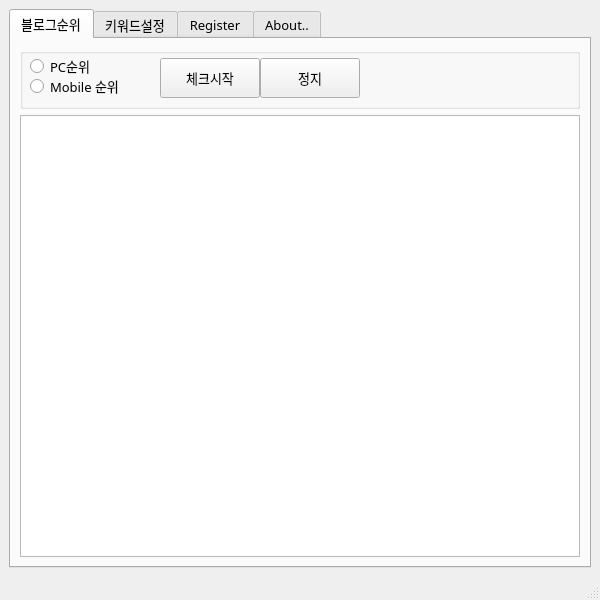
<?xml version="1.0" encoding="UTF-8"?>
<ui version="4.0">
 <class>mainWindow</class>
 <widget class="QMainWindow" name="mainWindow">
  <property name="geometry">
   <rect>
    <x>0</x>
    <y>0</y>
    <width>600</width>
    <height>600</height>
   </rect>
  </property>
  <property name="minimumSize">
   <size>
    <width>600</width>
    <height>600</height>
   </size>
  </property>
  <property name="font">
   <font>
    <family>굴림</family>
    <pointsize>10</pointsize>
   </font>
  </property>
  <property name="windowTitle">
   <string>KMD Essential</string>
  </property>
  <property name="windowIcon">
   <iconset>
    <normaloff>logo.png</normaloff>logo.png</iconset>
  </property>
  <widget class="QWidget" name="centralwidget">
   <layout class="QGridLayout" name="gridLayout_2">
    <item row="0" column="0">
     <layout class="QGridLayout" name="gridLayout">
      <item row="0" column="0">
       <widget class="QTabWidget" name="tabWidget">
        <property name="currentIndex">
         <number>0</number>
        </property>
        <widget class="QWidget" name="tab">
         <attribute name="title">
          <string>블로그순위</string>
         </attribute>
         <layout class="QGridLayout" name="gridLayout_4">
          <item row="0" column="0">
           <widget class="QGroupBox" name="groupBox">
            <property name="minimumSize">
             <size>
              <width>231</width>
              <height>61</height>
             </size>
            </property>
            <property name="title">
             <string/>
            </property>
            <widget class="QPushButton" name="Button_start">
             <property name="geometry">
              <rect>
               <x>140</x>
               <y>10</y>
               <width>100</width>
               <height>40</height>
              </rect>
             </property>
             <property name="text">
              <string>체크시작</string>
             </property>
            </widget>
            <widget class="QRadioButton" name="radioButton1">
             <property name="geometry">
              <rect>
               <x>10</x>
               <y>10</y>
               <width>120</width>
               <height>16</height>
              </rect>
             </property>
             <property name="text">
              <string>PC순위</string>
             </property>
            </widget>
            <widget class="QRadioButton" name="radioButton2">
             <property name="geometry">
              <rect>
               <x>10</x>
               <y>30</y>
               <width>120</width>
               <height>16</height>
              </rect>
             </property>
             <property name="text">
              <string>Mobile 순위</string>
             </property>
            </widget>
            <widget class="QPushButton" name="Button_stop">
             <property name="geometry">
              <rect>
               <x>240</x>
               <y>10</y>
               <width>100</width>
               <height>40</height>
              </rect>
             </property>
             <property name="text">
              <string>정지</string>
             </property>
            </widget>
           </widget>
          </item>
          <item row="1" column="0">
           <layout class="QGridLayout" name="gridLayout_3">
            <item row="0" column="0">
             <widget class="QTableWidget" name="tableWidget_result"/>
            </item>
           </layout>
          </item>
         </layout>
        </widget>
        <widget class="QWidget" name="tab_2">
         <attribute name="title">
          <string>키워드설정</string>
         </attribute>
         <layout class="QGridLayout" name="gridLayout_10">
          <item row="0" column="0">
           <layout class="QGridLayout" name="gridLayout_5">
            <item row="0" column="0">
             <layout class="QGridLayout" name="gridLayout_8">
              <item row="0" column="2">
               <widget class="QPushButton" name="pushButton_saveurl">
                <property name="minimumSize">
                 <size>
                  <width>50</width>
                  <height>0</height>
                 </size>
                </property>
                <property name="maximumSize">
                 <size>
                  <width>50</width>
                  <height>16777215</height>
                 </size>
                </property>
                <property name="text">
                 <string>저장</string>
                </property>
               </widget>
              </item>
              <item row="0" column="4">
               <widget class="QPushButton" name="pushButton_addkeyword">
                <property name="minimumSize">
                 <size>
                  <width>130</width>
                  <height>0</height>
                 </size>
                </property>
                <property name="maximumSize">
                 <size>
                  <width>130</width>
                  <height>16777215</height>
                 </size>
                </property>
                <property name="text">
                 <string>키워드 추가</string>
                </property>
               </widget>
              </item>
              <item row="0" column="5">
               <widget class="QPushButton" name="pushButton_savekeyword">
                <property name="minimumSize">
                 <size>
                  <width>50</width>
                  <height>0</height>
                 </size>
                </property>
                <property name="maximumSize">
                 <size>
                  <width>50</width>
                  <height>16777215</height>
                 </size>
                </property>
                <property name="text">
                 <string>저장</string>
                </property>
               </widget>
              </item>
              <item row="0" column="0">
               <spacer name="horizontalSpacer">
                <property name="orientation">
                 <enum>Qt::Horizontal</enum>
                </property>
                <property name="sizeHint" stdset="0">
                 <size>
                  <width>40</width>
                  <height>20</height>
                 </size>
                </property>
               </spacer>
              </item>
              <item row="0" column="1">
               <widget class="QPushButton" name="pushButton_addurl">
                <property name="minimumSize">
                 <size>
                  <width>130</width>
                  <height>0</height>
                 </size>
                </property>
                <property name="maximumSize">
                 <size>
                  <width>130</width>
                  <height>16777215</height>
                 </size>
                </property>
                <property name="text">
                 <string>블로그주소 추가</string>
                </property>
               </widget>
              </item>
              <item row="0" column="3">
               <spacer name="horizontalSpacer_2">
                <property name="orientation">
                 <enum>Qt::Horizontal</enum>
                </property>
                <property name="sizeHint" stdset="0">
                 <size>
                  <width>40</width>
                  <height>20</height>
                 </size>
                </property>
               </spacer>
              </item>
             </layout>
            </item>
            <item row="1" column="0">
             <layout class="QGridLayout" name="gridLayout_9">
              <item row="0" column="0">
               <widget class="QTableWidget" name="tableWidget_blogurl"/>
              </item>
              <item row="0" column="1">
               <widget class="QTableWidget" name="tableWidget_keyword"/>
              </item>
             </layout>
            </item>
           </layout>
          </item>
         </layout>
        </widget>
        <widget class="QWidget" name="tab_3">
         <attribute name="title">
          <string>Register</string>
         </attribute>
         <widget class="QGroupBox" name="groupBox_3">
          <property name="geometry">
           <rect>
            <x>10</x>
            <y>10</y>
            <width>551</width>
            <height>501</height>
           </rect>
          </property>
          <property name="title">
           <string/>
          </property>
          <widget class="QLabel" name="label_regist">
           <property name="geometry">
            <rect>
             <x>10</x>
             <y>20</y>
             <width>521</width>
             <height>20</height>
            </rect>
           </property>
           <property name="text">
            <string>등록문구</string>
           </property>
           <property name="alignment">
            <set>Qt::AlignCenter</set>
           </property>
          </widget>
          <widget class="QPushButton" name="pushButton_register">
           <property name="geometry">
            <rect>
             <x>450</x>
             <y>180</y>
             <width>93</width>
             <height>28</height>
            </rect>
           </property>
           <property name="text">
            <string>등록</string>
           </property>
          </widget>
          <widget class="QLineEdit" name="lineEdit_serial">
           <property name="geometry">
            <rect>
             <x>60</x>
             <y>180</y>
             <width>381</width>
             <height>28</height>
            </rect>
           </property>
          </widget>
          <widget class="QLabel" name="label_3">
           <property name="geometry">
            <rect>
             <x>10</x>
             <y>180</y>
             <width>64</width>
             <height>28</height>
            </rect>
           </property>
           <property name="text">
            <string>Serial : </string>
           </property>
          </widget>
          <widget class="QTextBrowser" name="textBrowser_3">
           <property name="geometry">
            <rect>
             <x>10</x>
             <y>50</y>
             <width>531</width>
             <height>81</height>
            </rect>
           </property>
           <property name="html">
            <string>&lt;!DOCTYPE HTML PUBLIC &quot;-//W3C//DTD HTML 4.0//EN&quot; &quot;http://www.w3.org/TR/REC-html40/strict.dtd&quot;&gt;
&lt;html&gt;&lt;head&gt;&lt;meta name=&quot;qrichtext&quot; content=&quot;1&quot; /&gt;&lt;style type=&quot;text/css&quot;&gt;
p, li { white-space: pre-wrap; }
&lt;/style&gt;&lt;/head&gt;&lt;body style=&quot; font-family:'굴림'; font-size:10pt; font-weight:400; font-style:normal;&quot;&gt;
&lt;p style=&quot; margin-top:0px; margin-bottom:0px; margin-left:0px; margin-right:0px; -qt-block-indent:0; text-indent:0px;&quot;&gt;KMD Essential은 등록없이도 사용가능합니다.&lt;/p&gt;
&lt;p style=&quot; margin-top:0px; margin-bottom:0px; margin-left:0px; margin-right:0px; -qt-block-indent:0; text-indent:0px;&quot;&gt;등록없이 사용시 URL 2개, 키워드 10개까지 사용가능합니다&lt;/p&gt;
&lt;p style=&quot; margin-top:0px; margin-bottom:0px; margin-left:0px; margin-right:0px; -qt-block-indent:0; text-indent:0px;&quot;&gt;등록이 필요한 경우에는 Contact us 를 참고해주세요.&lt;/p&gt;&lt;/body&gt;&lt;/html&gt;</string>
           </property>
          </widget>
         </widget>
        </widget>
        <widget class="QWidget" name="tab_4">
         <attribute name="title">
          <string>About..</string>
         </attribute>
         <layout class="QGridLayout" name="gridLayout_13">
          <item row="0" column="0">
           <widget class="QGroupBox" name="groupBox_2">
            <property name="title">
             <string/>
            </property>
            <widget class="QTextBrowser" name="textBrowser">
             <property name="geometry">
              <rect>
               <x>10</x>
               <y>280</y>
               <width>531</width>
               <height>131</height>
              </rect>
             </property>
             <property name="html">
              <string>&lt;!DOCTYPE HTML PUBLIC &quot;-//W3C//DTD HTML 4.0//EN&quot; &quot;http://www.w3.org/TR/REC-html40/strict.dtd&quot;&gt;
&lt;html&gt;&lt;head&gt;&lt;meta name=&quot;qrichtext&quot; content=&quot;1&quot; /&gt;&lt;style type=&quot;text/css&quot;&gt;
p, li { white-space: pre-wrap; }
&lt;/style&gt;&lt;/head&gt;&lt;body style=&quot; font-family:'굴림'; font-size:10pt; font-weight:400; font-style:normal;&quot;&gt;
&lt;p style=&quot; margin-top:0px; margin-bottom:0px; margin-left:0px; margin-right:0px; -qt-block-indent:0; text-indent:0px;&quot;&gt;&lt;span style=&quot; font-family:'-apple-system,BlinkMacSystemFont,Segoe UI,Helvetica,Arial,sans-serif,Apple Color Emoji,Segoe UI Emoji'; font-size:9pt; color:#24292e; background-color:#ffffff;&quot;&gt;면책 조항&lt;/span&gt;&lt;/p&gt;
&lt;p style=&quot; margin-top:0px; margin-bottom:0px; margin-left:0px; margin-right:0px; -qt-block-indent:0; text-indent:0px;&quot;&gt;&lt;span style=&quot; font-family:'-apple-system,BlinkMacSystemFont,Segoe UI,Helvetica,Arial,sans-serif,Apple Color Emoji,Segoe UI Emoji'; font-size:9pt; color:#24292e; background-color:#ffffff;&quot;&gt;본 소프트웨어는 저작권 소유자 및 기여자에 의해 있는 그대로 제공되며, 상품성, 특정 목적에의 적합성에 대한 묵시적 보증 포함 (이에 한정되지는 않음) 명시적 또는 묵시적 보증을 배제한다. 어떠한 경우에도 저작권 소유자 또는 기여자는 계약, 엄격 책임 또는 (과실 및 기타 사유 포함) 불법 행위 등 사유 및 책임 이론에 관계없이, (대체 제품 또는 서비스 조달; 사용, 데이터 또는 이익 상실; 사업 중단 포함; 이에 한정되지는 않음) 본 소프트웨어 사용 관련 직접, 간접, 파생적, 특별, 징벌적 또는 결과적 손해에 대해 책임을 지지 않는다. 이러한 손해 가능성을 사전에 알고 있은 경우도 마찬가지이다.&lt;/span&gt;&lt;/p&gt;&lt;/body&gt;&lt;/html&gt;</string>
             </property>
            </widget>
            <widget class="QTextBrowser" name="textBrowser_2">
             <property name="geometry">
              <rect>
               <x>10</x>
               <y>150</y>
               <width>531</width>
               <height>121</height>
              </rect>
             </property>
             <property name="html">
              <string>&lt;!DOCTYPE HTML PUBLIC &quot;-//W3C//DTD HTML 4.0//EN&quot; &quot;http://www.w3.org/TR/REC-html40/strict.dtd&quot;&gt;
&lt;html&gt;&lt;head&gt;&lt;meta name=&quot;qrichtext&quot; content=&quot;1&quot; /&gt;&lt;style type=&quot;text/css&quot;&gt;
p, li { white-space: pre-wrap; }
&lt;/style&gt;&lt;/head&gt;&lt;body style=&quot; font-family:'굴림'; font-size:10pt; font-weight:400; font-style:normal;&quot;&gt;
&lt;p style=&quot; margin-top:0px; margin-bottom:0px; margin-left:0px; margin-right:0px; -qt-block-indent:0; text-indent:0px;&quot;&gt;&lt;span style=&quot; font-size:9pt;&quot;&gt;저작권의 범위&lt;/span&gt;&lt;/p&gt;
&lt;p style=&quot; margin-top:0px; margin-bottom:0px; margin-left:0px; margin-right:0px; -qt-block-indent:0; text-indent:0px;&quot;&gt;&lt;span style=&quot; font-size:9pt;&quot;&gt;이 프로그램은 KMD licence를 보유한자만이 사용할 수 있습니다.&lt;/span&gt;&lt;/p&gt;
&lt;p style=&quot; margin-top:0px; margin-bottom:0px; margin-left:0px; margin-right:0px; -qt-block-indent:0; text-indent:0px;&quot;&gt;&lt;span style=&quot; font-size:9pt;&quot;&gt;KMD licence 를 보유하지 않은 자의 복제, 전파, 사용을 금지합니다.&lt;/span&gt;&lt;/p&gt;
&lt;p style=&quot; margin-top:0px; margin-bottom:0px; margin-left:0px; margin-right:0px; -qt-block-indent:0; text-indent:0px;&quot;&gt;&lt;span style=&quot; font-size:9pt;&quot;&gt;이 프로그램의 소스를 사용하여 수정하여 사용하는 것을 허용합니다.&lt;/span&gt;&lt;/p&gt;
&lt;p style=&quot; margin-top:0px; margin-bottom:0px; margin-left:0px; margin-right:0px; -qt-block-indent:0; text-indent:0px;&quot;&gt;&lt;span style=&quot; font-size:9pt;&quot;&gt;이 프로그램의 소스와 이 소스 부분 또는 전부를 이용하여 만든 프로그램을 &lt;/span&gt;&lt;/p&gt;
&lt;p style=&quot; margin-top:0px; margin-bottom:0px; margin-left:0px; margin-right:0px; -qt-block-indent:0; text-indent:0px;&quot;&gt;&lt;span style=&quot; font-size:9pt;&quot;&gt;배포하는 것을 허용하지 않습니다.&lt;/span&gt;&lt;/p&gt;&lt;/body&gt;&lt;/html&gt;</string>
             </property>
            </widget>
            <widget class="QLabel" name="label">
             <property name="geometry">
              <rect>
               <x>10</x>
               <y>5</y>
               <width>531</width>
               <height>20</height>
              </rect>
             </property>
             <property name="layoutDirection">
              <enum>Qt::LeftToRight</enum>
             </property>
             <property name="text">
              <string>KMD Essential</string>
             </property>
             <property name="alignment">
              <set>Qt::AlignCenter</set>
             </property>
            </widget>
            <widget class="QLabel" name="label_version">
             <property name="geometry">
              <rect>
               <x>10</x>
               <y>30</y>
               <width>531</width>
               <height>20</height>
              </rect>
             </property>
             <property name="layoutDirection">
              <enum>Qt::LeftToRight</enum>
             </property>
             <property name="text">
              <string>v 0.0.1</string>
             </property>
             <property name="alignment">
              <set>Qt::AlignCenter</set>
             </property>
            </widget>
            <widget class="QTextBrowser" name="textBrowser_4">
             <property name="geometry">
              <rect>
               <x>10</x>
               <y>420</y>
               <width>531</width>
               <height>71</height>
              </rect>
             </property>
             <property name="html">
              <string>&lt;!DOCTYPE HTML PUBLIC &quot;-//W3C//DTD HTML 4.0//EN&quot; &quot;http://www.w3.org/TR/REC-html40/strict.dtd&quot;&gt;
&lt;html&gt;&lt;head&gt;&lt;meta name=&quot;qrichtext&quot; content=&quot;1&quot; /&gt;&lt;style type=&quot;text/css&quot;&gt;
p, li { white-space: pre-wrap; }
&lt;/style&gt;&lt;/head&gt;&lt;body style=&quot; font-family:'굴림'; font-size:10pt; font-weight:400; font-style:normal;&quot;&gt;
&lt;p align=&quot;center&quot; style=&quot; margin-top:0px; margin-bottom:0px; margin-left:0px; margin-right:0px; -qt-block-indent:0; text-indent:0px;&quot;&gt;contact us : kmdessential@gmail.com&lt;/p&gt;
&lt;p align=&quot;center&quot; style=&quot; margin-top:0px; margin-bottom:0px; margin-left:0px; margin-right:0px; -qt-block-indent:0; text-indent:0px;&quot;&gt;https://github.com/KMDEssential/KMDEssential&lt;/p&gt;&lt;/body&gt;&lt;/html&gt;</string>
             </property>
            </widget>
            <widget class="QTextBrowser" name="textBrowser_msg">
             <property name="geometry">
              <rect>
               <x>10</x>
               <y>70</y>
               <width>531</width>
               <height>71</height>
              </rect>
             </property>
             <property name="html">
              <string>&lt;!DOCTYPE HTML PUBLIC &quot;-//W3C//DTD HTML 4.0//EN&quot; &quot;http://www.w3.org/TR/REC-html40/strict.dtd&quot;&gt;
&lt;html&gt;&lt;head&gt;&lt;meta name=&quot;qrichtext&quot; content=&quot;1&quot; /&gt;&lt;style type=&quot;text/css&quot;&gt;
p, li { white-space: pre-wrap; }
&lt;/style&gt;&lt;/head&gt;&lt;body style=&quot; font-family:'굴림'; font-size:10pt; font-weight:400; font-style:normal;&quot;&gt;
&lt;p style=&quot; margin-top:0px; margin-bottom:0px; margin-left:0px; margin-right:0px; -qt-block-indent:0; text-indent:0px;&quot;&gt;현재 버전은 v 0.0.1 입니다.&lt;/p&gt;
&lt;p style=&quot; margin-top:0px; margin-bottom:0px; margin-left:0px; margin-right:0px; -qt-block-indent:0; text-indent:0px;&quot;&gt;최신 버전은 v 0.0.1 입니다.&lt;/p&gt;&lt;/body&gt;&lt;/html&gt;</string>
             </property>
            </widget>
           </widget>
          </item>
         </layout>
        </widget>
       </widget>
      </item>
     </layout>
    </item>
   </layout>
  </widget>
  <widget class="QStatusBar" name="statusbar"/>
  <action name="action_config">
   <property name="text">
    <string>환경설정</string>
   </property>
   <property name="shortcut">
    <string>Ctrl+F</string>
   </property>
  </action>
  <action name="action_exit">
   <property name="text">
    <string>종료</string>
   </property>
   <property name="shortcut">
    <string>Ctrl+Q</string>
   </property>
  </action>
 </widget>
 <resources/>
 <connections/>
</ui>
